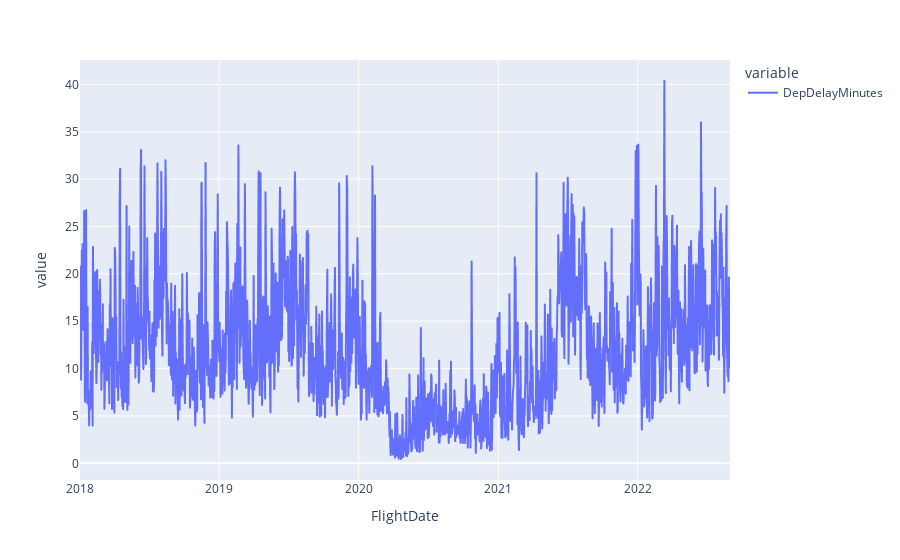

The notebook cell this image was saved under:
### Code cell
px.line(df_flights
        .groupby("FlightDate")
        [["DepDelayMinutes"]]
        .mean()
        )

### Figure 1 — Plotly figure (JSON) as saved in the notebook; plotly's stock layout.template omitted (floating-point values rounded to 4 significant figures; data arrays with more than 128 entries replaced by an {"elided": "..."} marker saying what was removed)
{"data": [{"hovertemplate": "variable=DepDelayMinutes<br>FlightDate=%{x}<br>value=%{y}<extra></extra>", "legendgroup": "DepDelayMinutes", "line": {"color": "#636efa", "dash": "solid"}, "marker": {"symbol": "circle"}, "mode": "lines", "name": "DepDelayMinutes", "showlegend": true, "type": "scattergl", "x": {"elided": "1704 str values"}, "xaxis": "x", "y": {"elided": "1704 float values"}, "yaxis": "y"}], "layout": {"legend": {"title": {"text": "variable"}, "tracegroupgap": 0}, "margin": {"t": 60}, "xaxis": {"anchor": "y", "domain": [0, 1], "title": {"text": "FlightDate"}}, "yaxis": {"anchor": "x", "domain": [0, 1], "title": {"text": "value"}}}}
